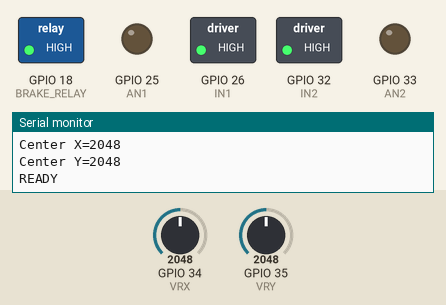
A sketch run on a simulated ESP32. Parts: switched loads named in the sketch (green lamp = pin HIGH), output pins drawn as LEDs (lit = HIGH), the last lines printed to the serial monitor. The inputs (shaded band) are chosen by the test bench; at power-on: GPIO 34 (VRX) = 2048, GPIO 35 (VRY) = 2048.

Above: at 1.7 s.
1.8 s: GPIO 34 (VRX) set to 2651
3.3 s: GPIO 34 (VRX) set to 2728
At 5.0 s:
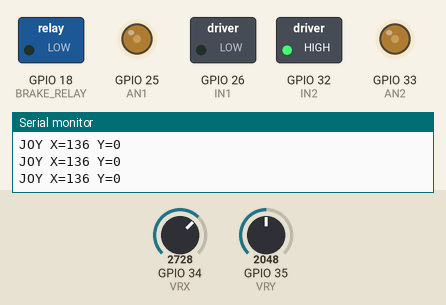
6.3 s: GPIO 35 (VRY) set to 2650
7.8 s: GPIO 35 (VRY) set to 2727
At 9.6 s:
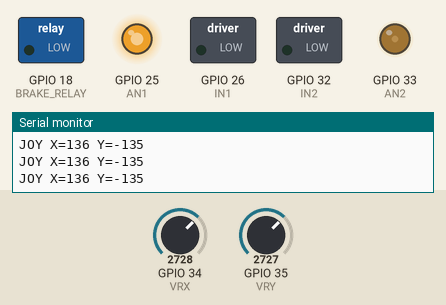
10.8 s: GPIO 35 (VRY) set to 2866
At 13.1 s:
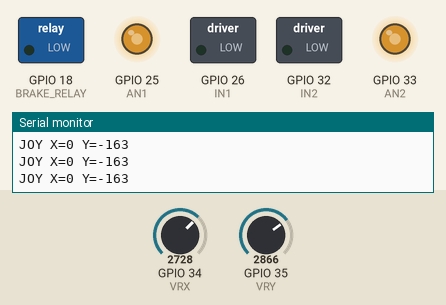
13.8 s: GPIO 35 (VRY) set to 3603
At 13.95 s:
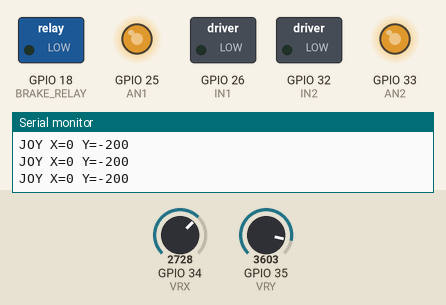
Timing chart, 0 to 16.8 s (numbered marks = the images above; inputs shaded):
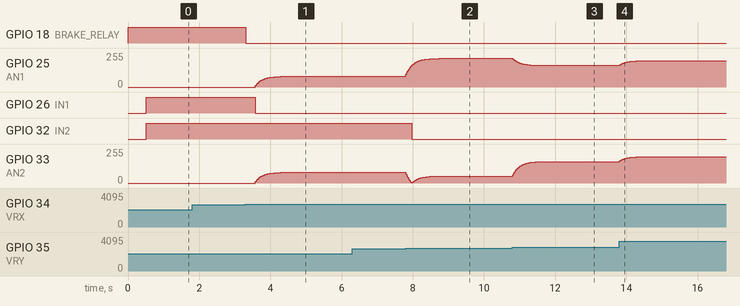

The sketch:

esp32_firmware.ino
```cpp
/*
  esp32_firmware.ino
  Joystick (tank-mixer) + gaze/serial control, shared smoothing + brake pipeline

  ---------------------------------------------------------------------
  KEY FIX: "pull back = motors rotate right"

  An earlier "TOP-SPEED STRAIGHT LOCK" safety check was dead code:
      joyY = constrain(joyY, -200, 200);   // caps joyY at 200
      if (abs(joyY) > 200) { joyX = 0; }   // can NEVER be true after the cap above
  X-axis crosstalk from the joystick (common on cheap potentiometer
  modules, especially at full deflection) never got suppressed, and the
  differential mixer amplified it into a visible turn while reversing.
  Fixed by lowering the trigger threshold to 150 (reachable, since
  150 < the 200 cap) so the lock actually engages when pushed/pulled hard.

  Gaze/serial protocol from Python ("<F/L/R/S>,<left_pwm>,<right_pwm>\n")
  flows through the SAME smoothing + brake-release pipeline as the
  joystick. Joystick always has priority when moved.
  ---------------------------------------------------------------------

  Pins:
    LEFT MOTOR (MDDS30):  AN1 = 25   IN1 = 26
    RIGHT MOTOR (MDDS30): AN2 = 33   IN2 = 32
    JOYSTICK:              VRX = 34   VRY = 35
    BRAKE RELAY:           18

  SAFETY -- VERIFY BEFORE TRUSTING ON THE FLOOR:
  - BRAKE_ENGAGED/BRAKE_RELEASED: confirm against your actual relay wiring
    (test with wheels off the ground).
  - Confirm forward push actually drives forward on your MDDS30 wiring.
*/

#include <math.h>

// =====================================
// LEFT MOTOR (MDDS30)
// =====================================
#define AN1 25
#define IN1 26

// =====================================
// RIGHT MOTOR (MDDS30)
// =====================================
#define AN2 33
#define IN2 32

// =====================================
// JOYSTICK
// =====================================
#define VRX 34
#define VRY 35

// =====================================
// BRAKE RELAY
// =====================================
#define BRAKE_RELAY 18
#define BRAKE_ENGAGED HIGH
#define BRAKE_RELEASED LOW

// =====================================
// TUNING
// =====================================
#define JOY_DEADZONE           130   // raw mixer units, out of -200..200
#define STRAIGHT_LOCK_THRESHOLD 150  // FIXED: was 200 (unreachable), now < the 200 cap
#define BRAKE_RELEASE_DELAY    250   // ms for the physical brake to actually disengage
#define ACCEL_SMOOTHING        0.10f // higher = snappier, lower = smoother accel
#define DECEL_SMOOTHING        0.12f // rate current speed decays toward 0 when centered/stopped

#define SERIAL_BAUD_RATE   115200
#define SERIAL_TIMEOUT_MS  500

bool INVERT_Y = true;   // flip if pulling back drives forward instead of reverse
bool INVERT_X = false;  // flip if left/right feel swapped

// =====================================
// JOYSTICK CENTER (auto-calibrated in setup())
// =====================================
int centerX = 2048;
int centerY = 2048;

// =====================================
// BRAKE STATE
// =====================================
bool brakeReleased = false;
bool waitingForBrakeRelease = false;
unsigned long brakeReleaseStart = 0;

// =====================================
// MOTOR STATE (shared by joystick + gaze paths)
// =====================================
float currentLeft = 0;
float currentRight = 0;

// =====================================
// GAZE/SERIAL STATE
// =====================================
String serialBuffer = "";
unsigned long lastSerialCommandTime = 0;
long lastGazeTargetLeft = 0;
long lastGazeTargetRight = 0;
bool lastGazeWantsStop = true;

// =====================================
// Prototypes (explicit -- Arduino IDE 1.8.19's auto-prototype generation
// is known to sometimes fail on functions taking a String reference)
// =====================================
void stopMotors();
void updateMotors();
void drive(int x, int y);
void applyTargets(long targetLeft, long targetRight, bool wantsStop);
void readSerialCommands();
void parseGazeCommand(const String &line);

// =====================================
// Setup
// =====================================

void setup()
{
    Serial.begin(SERIAL_BAUD_RATE);
    serialBuffer.reserve(32);

    pinMode(IN1, OUTPUT);
    pinMode(IN2, OUTPUT);
    pinMode(BRAKE_RELAY, OUTPUT);

    ledcAttach(AN1, 5000, 8);
    ledcAttach(AN2, 5000, 8);

    stopMotors();
    digitalWrite(BRAKE_RELAY, BRAKE_ENGAGED);

    Serial.println("Calibrating joystick center...");

    long sumX = 0;
    long sumY = 0;
    for (int i = 0; i < 50; i++)
    {
        sumX += analogRead(VRX);
        sumY += analogRead(VRY);
        delay(10);
    }
    centerX = sumX / 50;
    centerY = sumY / 50;

    Serial.print("Center X=");
    Serial.println(centerX);
    Serial.print("Center Y=");
    Serial.println(centerY);

    lastSerialCommandTime = millis();
    Serial.println("READY");
}

// =====================================
// Main loop
// =====================================

void loop()
{
    int xValue = analogRead(VRX);
    int yValue = analogRead(VRY);

    int joyX = map(xValue, centerX - 1000, centerX + 1000, -200, 200);
    int joyY = map(yValue, centerY - 1000, centerY + 1000, -200, 200);

    joyX = constrain(joyX, -200, 200);
    joyY = constrain(joyY, -200, 200);

    if (INVERT_X) joyX = -joyX;
    if (INVERT_Y) joyY = -joyY;

    // 1. Deadzone -- filters hardware noise
    if (abs(joyX) < JOY_DEADZONE) joyX = 0;
    if (abs(joyY) < JOY_DEADZONE) joyY = 0;

    // 2. Top-speed straight lock -- FIXED threshold (was unreachable at
    // 200, now 150, which the value can actually exceed before hitting
    // the cap). Suppresses X-axis crosstalk when pushing/pulling hard.
    if (abs(joyY) > STRAIGHT_LOCK_THRESHOLD) {
        joyX = 0;
    }

    bool joystickActive = (abs(joyX) > 0) || (abs(joyY) > 0);

    readSerialCommands();

    if (joystickActive) {
        Serial.print("JOY X=");
        Serial.print(joyX);
        Serial.print(" Y=");
        Serial.println(joyY);
        drive(joyX, joyY);
    } else {
        // Joystick centered -- gaze/serial has control. Re-apply the last
        // known gaze target every loop (not just when a new line arrives)
        // so the smoothing ramp keeps advancing continuously, and force a
        // stop if serial has gone quiet too long (fail-safe).
        bool wantsStop = lastGazeWantsStop
            || (millis() - lastSerialCommandTime > SERIAL_TIMEOUT_MS);
        applyTargets(lastGazeTargetLeft, lastGazeTargetRight, wantsStop);
    }

    delay(20);
}

// =====================================
// Gaze/serial parsing
// =====================================

void readSerialCommands() {
    while (Serial.available() > 0) {
        char c = Serial.read();
        if (c == '\n') {
            parseGazeCommand(serialBuffer);
            serialBuffer = "";
        } else if (c != '\r' && serialBuffer.length() < 30) {
            serialBuffer += c;
        }
    }
}

void parseGazeCommand(const String &line) {
    int firstComma = line.indexOf(',');
    int secondComma = line.indexOf(',', firstComma + 1);
    if (firstComma == -1 || secondComma == -1) return;  // malformed -- ignore

    char cmd = line.charAt(0);
    int left = constrain(line.substring(firstComma + 1, secondComma).toInt(), 0, 255);
    int right = constrain(line.substring(secondComma + 1).toInt(), 0, 255);

    lastSerialCommandTime = millis();

    if (cmd == 'S' || (left == 0 && right == 0)) {
        lastGazeTargetLeft = 0;
        lastGazeTargetRight = 0;
        lastGazeWantsStop = true;
    } else {
        // F/L/R all just mean "drive at these (unsigned, forward) PWMs" --
        // gaze has no reverse gesture, direction differentiation already
        // happened Python-side via which wheel got the bigger number.
        lastGazeTargetLeft = left;
        lastGazeTargetRight = right;
        lastGazeWantsStop = false;
    }
}

// =====================================
// DRIVE (joystick tank-mixer path)
// =====================================

void drive(int x, int y)
{
    long targetLeft = y - (x * 0.6);
    long targetRight = y + (x * 0.6);

    long maxSpeed = max(abs(targetLeft), abs(targetRight));
    if (maxSpeed > 255) {
        targetLeft = (targetLeft * 255) / maxSpeed;
        targetRight = (targetRight * 255) / maxSpeed;
    }

    bool joystickCentered = (abs(x) < 30) && (abs(y) < 30);

    applyTargets(targetLeft, targetRight, joystickCentered);
}

// =====================================
// Shared smoothing + brake pipeline (joystick AND gaze paths both
// funnel through here, so behavior is consistent regardless of source)
// =====================================

void applyTargets(long targetLeft, long targetRight, bool wantsStop)
{
    if (wantsStop)
    {
        currentLeft += (0 - currentLeft) * DECEL_SMOOTHING;
        currentRight += (0 - currentRight) * DECEL_SMOOTHING;

        if (abs(currentLeft) < 5) currentLeft = 0;
        if (abs(currentRight) < 5) currentRight = 0;

        updateMotors();

        if (currentLeft == 0 && currentRight == 0)
        {
            stopMotors();
            if (brakeReleased)
            {
                Serial.println("BRAKE ENGAGED");
                digitalWrite(BRAKE_RELAY, BRAKE_ENGAGED);
                brakeReleased = false;
            }
        }
        return;
    }

    // ---- Release brake ----
    if (!brakeReleased)
    {
        Serial.println("BRAKE RELEASED");
        digitalWrite(BRAKE_RELAY, BRAKE_RELEASED);
        brakeReleased = true;
        brakeReleaseStart = millis();
        waitingForBrakeRelease = true;

        currentLeft = 0;
        currentRight = 0;
        stopMotors();
        return;
    }

    // ---- Wait for brake to physically release ----
    if (waitingForBrakeRelease)
    {
        if (millis() - brakeReleaseStart < BRAKE_RELEASE_DELAY)
        {
            stopMotors();
            return;
        }
        waitingForBrakeRelease = false;
    }

    // ---- Smooth acceleration toward target ----
    currentLeft += (targetLeft - currentLeft) * ACCEL_SMOOTHING;
    currentRight += (targetRight - currentRight) * ACCEL_SMOOTHING;

    updateMotors();
}

// =====================================
// UPDATE MOTORS
// =====================================

void updateMotors()
{
    int leftPwm = constrain((int)fabs(currentLeft), 0, 255);
    int rightPwm = constrain((int)fabs(currentRight), 0, 255);

    if (currentLeft >= 0) {
        digitalWrite(IN1, HIGH);
    } else {
        digitalWrite(IN1, LOW);
    }
    ledcWrite(AN1, leftPwm);

    if (currentRight >= 0) {
        digitalWrite(IN2, HIGH);
    } else {
        digitalWrite(IN2, LOW);
    }
    ledcWrite(AN2, rightPwm);
}

// =====================================
// STOP MOTORS
// =====================================

void stopMotors()
{
    ledcWrite(AN1, 0);
    ledcWrite(AN2, 0);
}
```

Measured:
- the behaviour switches between 2697 and 2698 on GPIO 34 (VRX) (found by bisection; images 0 and 1)
- the behaviour switches between 2697 and 2698 on GPIO 35 (VRY) (found by bisection; images 1 and 2)
- after the input at 1.8 s, every drawn part: stays the same
- after the input at 3.3 s, GPIO 18 (BRAKE_RELAY): HIGH → LOW at once; GPIO 25 (AN1), GPIO 33 (AN2): moves from 0/255 to 80/255 over 0.84 s, starting after 0.27 s; GPIO 26 (IN1): HIGH → LOW after 0.27 s
- after the input at 7.8 s, GPIO 25 (AN1): moves from 80/255 to 214/255 over 0.94 s, starting at once; GPIO 32 (IN2): HIGH → LOW after 0.17 s
- after the input at 10.8 s, GPIO 25 (AN1): moves from 214/255 to 162/255 over 0.76 s, starting at once; GPIO 33 (AN2): moves from 52/255 to 161/255 over 0.90 s, starting at once
- after the input at 13.8 s, GPIO 25 (AN1): moves from 162/255 to 198/255 over 0.70 s, starting at once; GPIO 33 (AN2): moves from 161/255 to 198/255 over 0.70 s, starting at once
